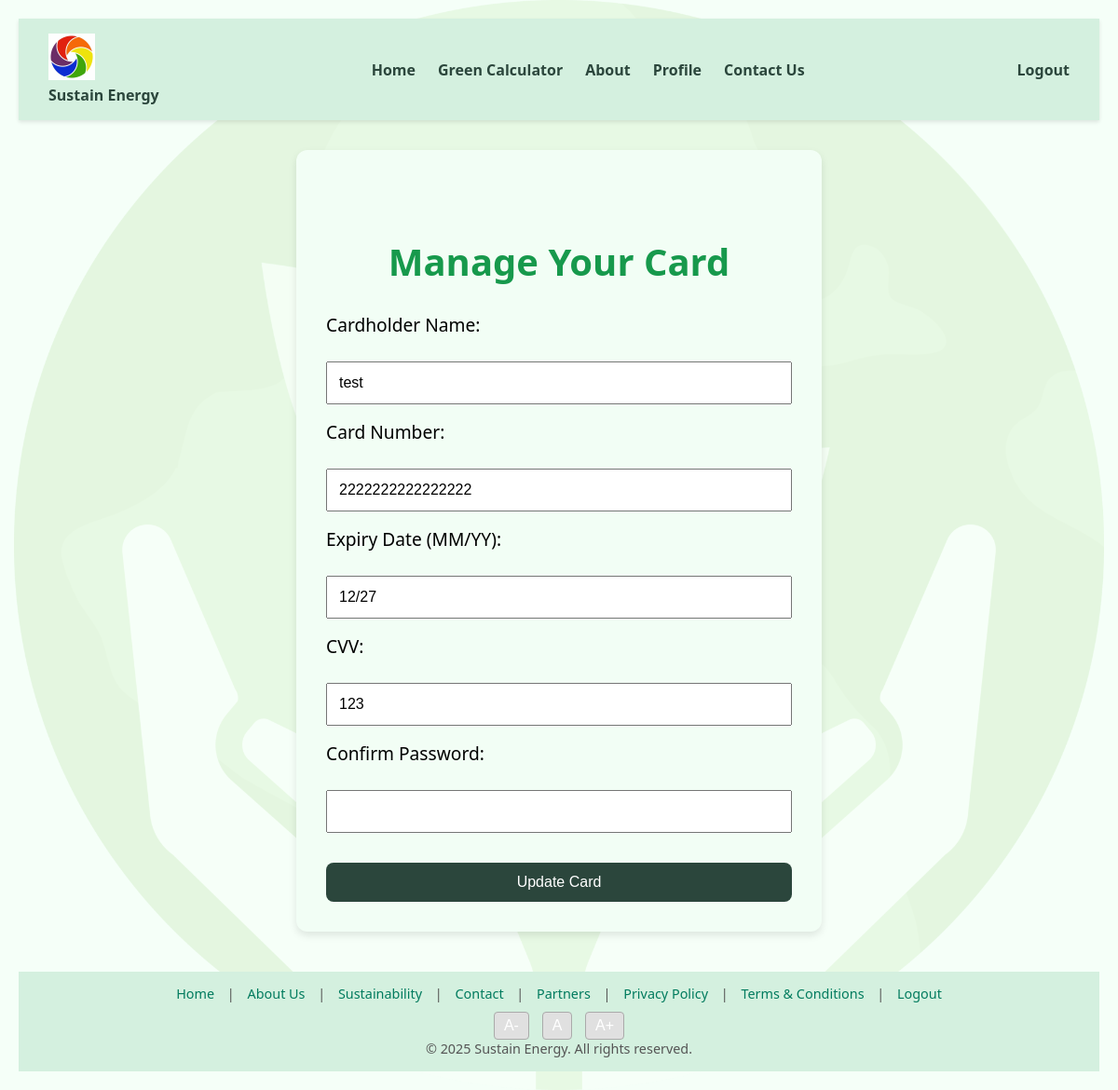
The app's page /V1.6/manage_card.php (signed in) with its own data.
### tables this page shows
CREATE TABLE `cards` (
  `id` int(11) NOT NULL,
  `user_id` int(11) NOT NULL,
  `cardholder_name` varchar(100) DEFAULT NULL,
  `card_number` varchar(20) DEFAULT NULL,
  `expiry_date` varchar(7) DEFAULT NULL,
  `cvv` varchar(4) DEFAULT NULL
);

### V1.6/manage_card.php (the view, shortened to what this page needs)
<?php
require 'requires/connect_db.php';
$cardDetails = null;
$userId = $_SESSION['user_id'];
$cardQuery = "SELECT * FROM cards WHERE user_id = $userId";
$cardResult = mysqli_query($conn, $cardQuery);
if ($cardResult && mysqli_num_rows($cardResult) > 0) {
    $cardDetails = mysqli_fetch_assoc($cardResult);
} else {
    header("Location: user_account.php");
    exit;
}
?>
<!DOCTYPE html>
<html lang="en">
<head>
    <link rel="stylesheet" href="style.css">
</head>
<body>
<?php include 'requires/nav.php'; ?>
<div class="form-container">
    <h1>Manage Your Card</h1>
    <form method="POST" class="form">
        <label for="cardholder_name">Cardholder Name:</label>
        <input type="text" name="cardholder_name" id="cardholder_name" value="<?php echo htmlspecialchars($cardDetails['cardholder_name']); ?>" required>
        <label for="card_number">Card Number:</label>
        <input type="text" name="card_number" id="card_number" maxlength="16" pattern="\d{16}" title="Enter exactly 16 digits" value="<?php echo htmlspecialchars($cardDetails['card_number']); ?>" required>
        <label for="expiry_date">Expiry Date (MM/YY):</label>
        <input type="text" name="expiry_date" id="expiry_date" pattern="^(0[1-9]|1[0-2])\/\d{2}$" title="Format: MM/YY" value="<?php echo htmlspecialchars($cardDetails['expiry_date']); ?>" required>
        <label for="cvv">CVV:</label>
        <input type="text" name="cvv" id="cvv" maxlength="3" pattern="\d{3}" title="Enter exactly 3 digits" value="<?php echo htmlspecialchars($cardDetails['cvv']); ?>" required>
        <label for="password">Confirm Password:</label>
        <input type="password" name="password" id="password" required>
        <button type="submit">Update Card</button>
    </form>
</div>
<?php include 'includes/footer.php'; ?>
</body>
</html>

### V1.6/style.css (style rules this page uses)
body { margin: 0; padding: 20px; font-family: 'Segoe UI', sans-serif; background-color: #f5fff8; position: relative; z-index: 0; }
body::before { content: ""; position: fixed; top: 0; left: 0; width: 100%; height: 100%; background: url('images/background.png') no-repeat center center; background-size: contain; opacity: 0.1; z-index: -1; pointer-events: none; }
h1 { font-size: 2.5em; color: #17994c; text-align: center; margin-top: 1.5em; }
label { font-size: 1.2em; display: block; margin-bottom: 10px; }
.form-container { padding: 2em; max-width: 500px; margin: 2em auto; background: #f2fef5; border-radius: 12px; box-shadow: 0 4px 8px rgba(0,0,0,0.1); }
.form { display: flex; flex-direction: column; gap: 1em; }
.form input, .form button { padding: 0.75em; font-size: 1em; }
button { padding: 0.7em 1.5em; border: none; background-color: #2b463c; color: white; font-size: 1em; cursor: pointer; border-radius: 8px; margin-top: 1em; }

### records on screen
cards: cardholder_name "test", card_number "2222222222222222", expiry_date "12/27", cvv "123"
